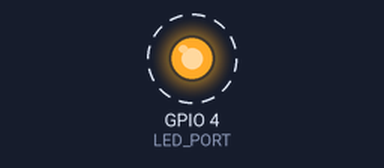
This program was run on a simulated Raspberry Pi (BCM pin numbers). Parts: output pins drawn as LEDs (lit = HIGH). Dashed ring = blinking.

Above: at 0.15 s.
Timing chart, 0 to 3.0 s (numbered marks = the images above):
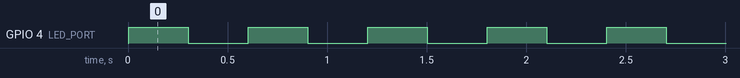

The program:

LED.py
```python
import lgpio
import time, sys
# GPIO番号（BCM）を変数に代入
LED_PORT = 4
# dev/gpiochip0をオープン
h = lgpio.gpiochip_open(0)
# 指定したピンにモード（出力）を設定
lgpio.gpio_claim_output(h, LED_PORT)
try:
    while True:
        # 指定したピンを点灯（HIGHを設定）
        lgpio.gpio_write(h, LED_PORT, 1)
        # 0.3秒待つ
        time.sleep(0.3)
        # 指定したピンを消灯（LOWを設定）
        lgpio.gpio_write(h, LED_PORT, 0)
        # 0.3秒待つ
        time.sleep(0.3)
except KeyboardInterrupt:
    # dev/gpiochip0をクローズ
    lgpio.gpiochip_close(h)
```

Measured:
- by itself, GPIO 4 (LED_PORT): alternates HIGH for 0.30 s and LOW for 0.30 s
